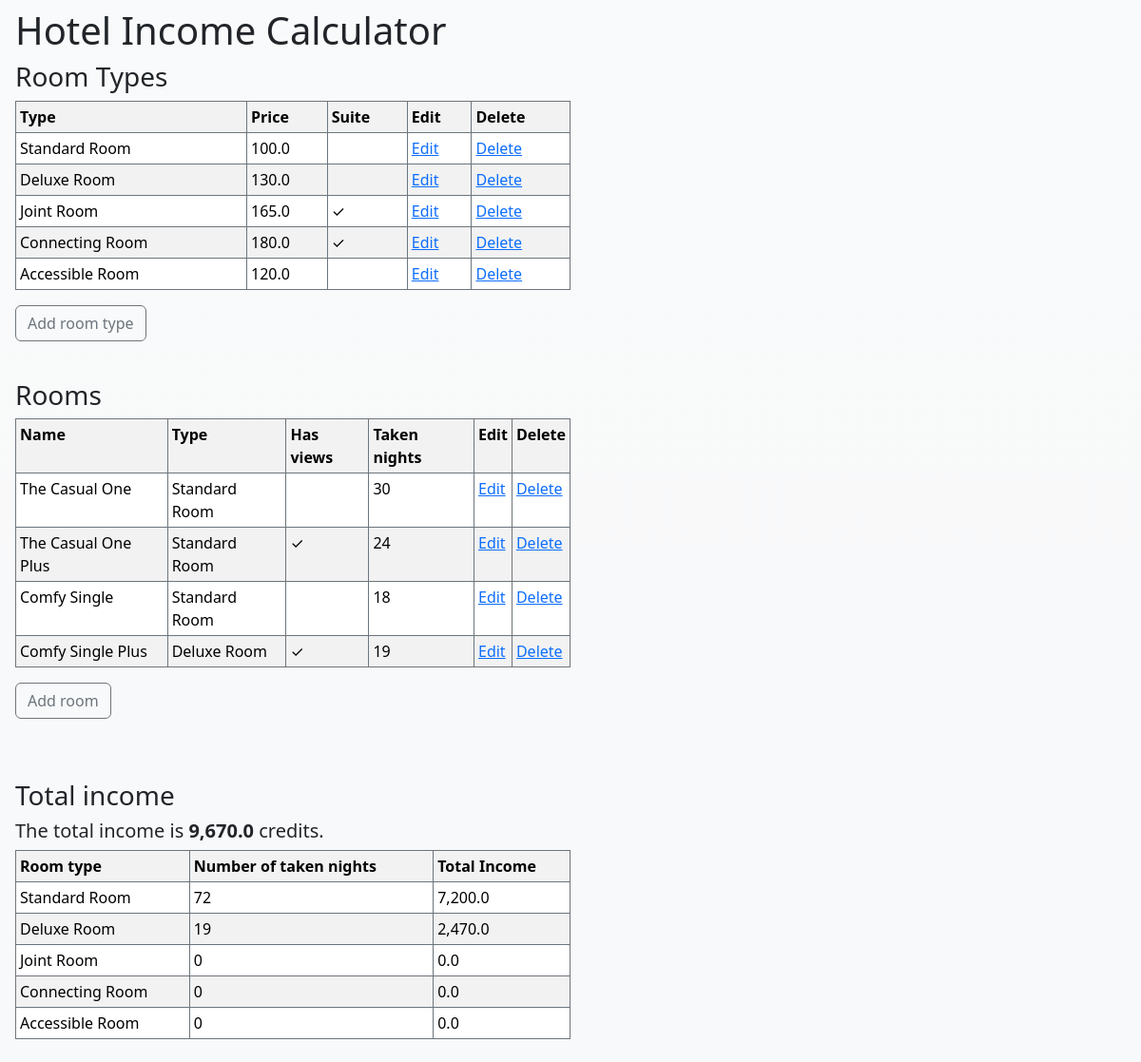
The app's page /, older data.
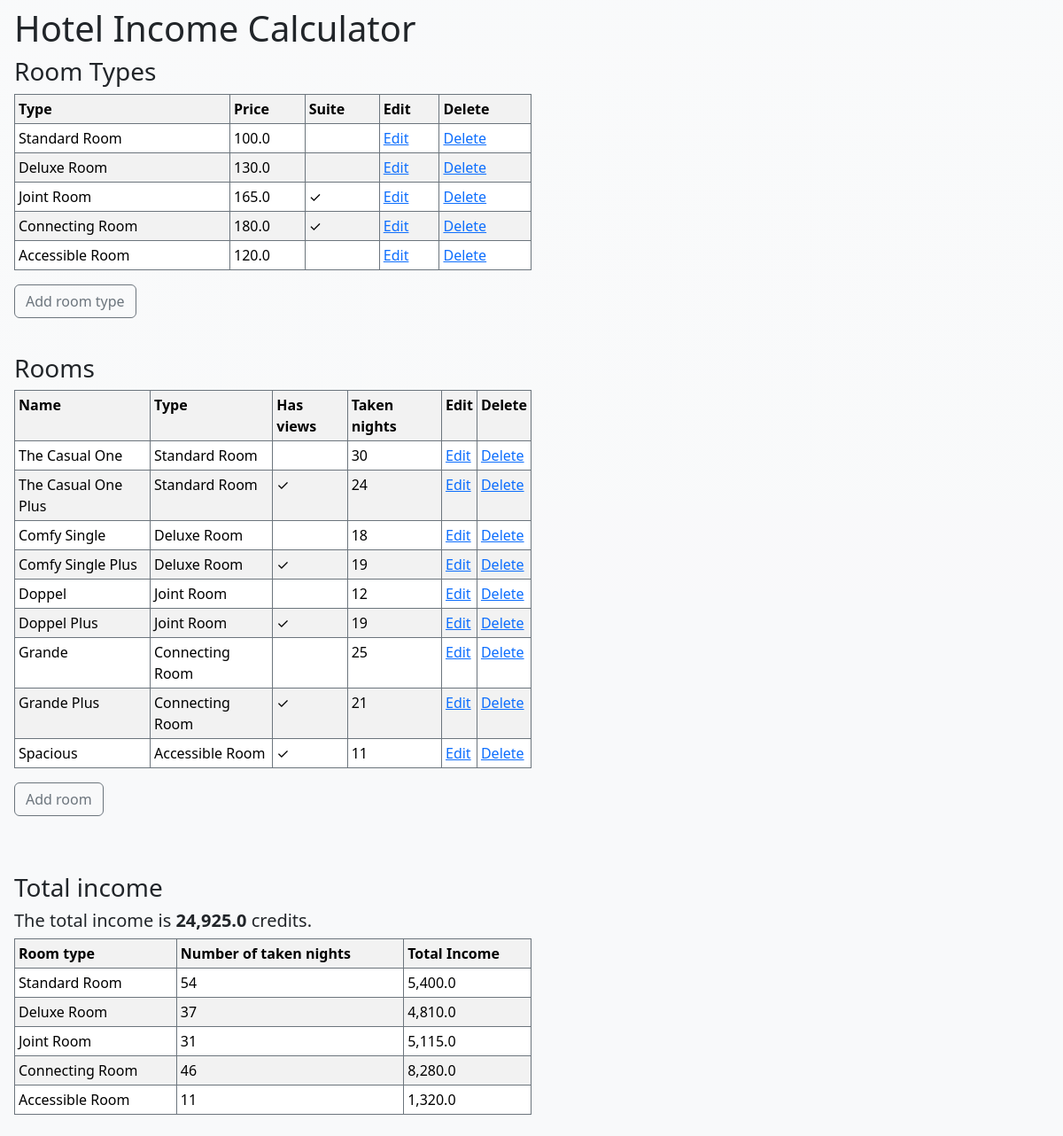
The same page, newer data.
### hotel_finance/models.py (models this page shows, shortened)
class Type(models.Model):
    name = models.CharField(max_length=100)
    suite = models.BooleanField()
    price = models.FloatField()

class Room(models.Model):
    type = models.ForeignKey(Type, on_delete=models.CASCADE)
    name = models.CharField(max_length=100)
    has_views = models.BooleanField()
    night_count = models.PositiveIntegerField(default=0, validators=[MinValueValidator(0), MaxValueValidator(31)])

### hotel_finance/views.py (the view)
# urls.py: path('', views.index, name='index'),
def index(request):
    room_types = Type.objects.all()
    for room_type in room_types:
        total_taken_nights = Room.objects.filter(type=room_type).aggregate(Sum('night_count'))['night_count__sum'] or 0
        total_income = room_type.price * total_taken_nights
        setattr(room_type, 'total_taken_nights', total_taken_nights)
        setattr(room_type, 'total_income', total_income)
    total_income = Type.objects.aggregate(
        total_income=Sum(ExpressionWrapper(F('price') * F('room__night_count'), output_field=FloatField()))
    )['total_income'] or 0
    return render(request, 'index.html', {
        'room_types': room_types,
        'rooms': Room.objects.all(),
        'income': total_income,
    })

### hotel_finance/templates/index.html (shortened to what this page needs)
<!DOCTYPE html>
<html lang="en">
<head>
    <link href="https://cdn.jsdelivr.net/npm/bootstrap@5.3.2/dist/css/bootstrap.min.css" rel="stylesheet">
</head>
<body class="px-3 py-2 bg-light bg-gradient">
    <h1>Hotel Income Calculator</h1>
    <h3>Room Types</h3>
    <table class="table table-striped table-bordered border-secondary table-sm" style="width: 50%;">
        <tr>
            <th>Type</th>
            <th>Price</th>
            <th>Suite</th>
            <th>Edit</th>
            <th>Delete</th>
        </tr>
        {% for type in room_types %}
        <tr>
            <td>{{ type.name }}</td>
            <td>{{ type.price }}</td>
            <td>{% if type.suite %} ✓ {% endif %}</td>
            <td><a href="type/update/{{ type.id }}">Edit</a></td>
            <td><a href="type/delete/{{ type.id }}">Delete</a></td>
        </tr>
        {% endfor %}
    </table>
    <p>
        <button type="button" class="btn btn-outline-secondary" onclick="window.location.href='type/add';">Add room type</button>
    </p>
    <br>
    <h3>Rooms</h3>
    <table class="table table-striped table-bordered border-secondary table-sm" style="width: 50%;">
        <tr>
            <th>Name</th>
            <th>Type</th>
            <th>Has views</th>
            <th>Taken nights</th>
            <th>Edit</th>
            <th>Delete</th>
        </tr>
        {% for room in rooms %}
            <tr>
                <td>{{ room.name }}</td>
                <td>{{ room.type.name }}</td>
                <td>{% if room.has_views %} ✓ {% endif %}</td>
                <td>{{ room.night_count }}</td>
                <td><a href="room/update/{{ room.id }}">Edit</a></td>
                <td><a href="room/delete/{{ room.id }}">Delete</a></td>
            </tr>
        {% endfor %}
    </table>
    <p>
        <button type="button" class="btn btn-outline-secondary" onclick="window.location.href='room/add/';">Add room</button>
    </p>
<br>
<br>
<h3>Total income</h3>
<h5>The total income is <b>{{ income }}</b> credits.</h5>
<table class="table table-striped table-bordered border-secondary table-sm" style="width: 50%;">
    <tr>
        <th>Room type</th>
        <th>Number of taken nights</th>
        <th>Total Income</th>
    </tr>
    {% for type in room_types %}
        <tr>
            <td>{{ type.name }}</td>
            <td>{{ type.total_taken_nights }}</td>
            <td>{{ type.total_income|floatformat:1 }}</td>
        </tr>
    {% endfor %}
</table>
</body>
</html>

Row changes from the older to the newer data that the page shows:
computed for Type "Standard Room": total_taken_nights "72" → "54"; total_income "7,200.0" → "5,400.0"
computed for Type "Deluxe Room": total_taken_nights "19" → "37"; total_income "2,470.0" → "4,810.0"
computed for Type "Joint Room": total_taken_nights "0" → "31"; total_income "0.0" → "5,115.0"
computed for Type "Connecting Room": total_taken_nights "0" → "46"; total_income "0.0" → "8,280.0"
computed for Type "Accessible Room": total_taken_nights "0" → "11"; total_income "0.0" → "1,320.0"
changed Room "Comfy Single": type.name "Standard Room" → "Deluxe Room"
added Room: name "Doppel", type.name "Joint Room", night_count "12"
added Room: name "Doppel Plus", type.name "Joint Room", night_count "19"
added Room: name "Grande", type.name "Connecting Room", night_count "25"
added Room: name "Grande Plus", type.name "Connecting Room", night_count "21"
added Room: name "Spacious", type.name "Accessible Room", night_count "11"
Text that changed along with them:
{{ income }}: "9,670.0" → "24,925.0"
